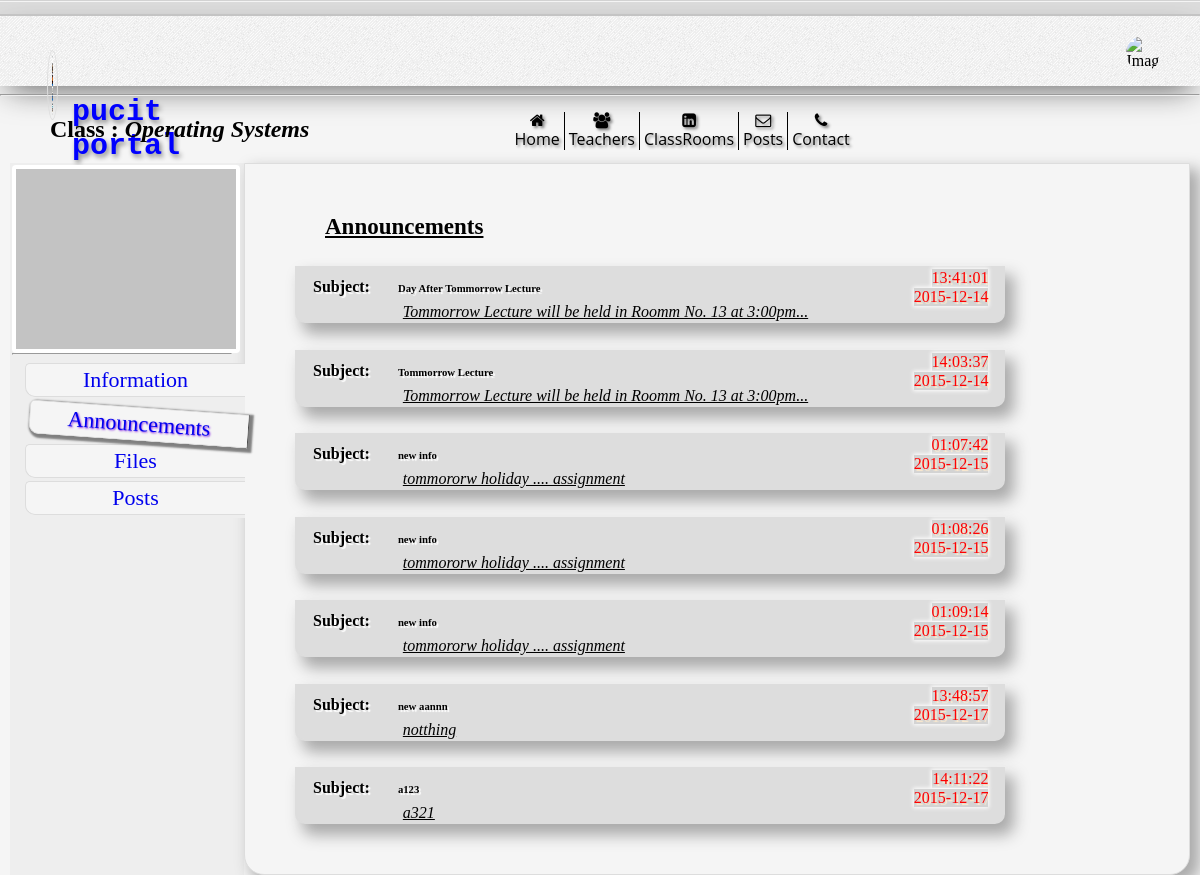
Screenshot of /PHP/Classrooms_HTML/ClassRooms_Announcements.php?class=1 with the database file from the repository.
### tables this page shows
CREATE TABLE `classes` (
  `classId` int(4) unsigned NOT NULL AUTO_INCREMENT,
  `teacherId` int(4) unsigned DEFAULT NULL,
  `courseId` int(4) unsigned DEFAULT NULL,
  `description` longtext,
  `courseOutline` longtext,
  `image` varchar(45) DEFAULT NULL,
  PRIMARY KEY (`classId`)
);

CREATE TABLE `courses` (
  `courseId` int(4) unsigned NOT NULL AUTO_INCREMENT,
  `courseName` varchar(50) DEFAULT NULL,
  `credits` int(1) DEFAULT NULL,
  `description` longtext,
  PRIMARY KEY (`courseId`)
);

CREATE TABLE `announcemnet` (
  `subject` varchar(45) DEFAULT NULL,
  `description` longtext,
  `time` datetime DEFAULT CURRENT_TIMESTAMP,
  `classId` int(4) unsigned DEFAULT NULL,
  `global` tinyint(1) NOT NULL DEFAULT '0'
);

### PHP/Classrooms_HTML/ClassRooms_Announcements.php (the view, shortened to what this page needs)
<?php
        include ('head.php');
        include ('../header.php');
        include ('classbodyhead.php');
        $class = $_REQUEST['class'];
?>
<?php $c=$_REQUEST['class']; ?>
<ul id="sub-nav" class="sub_child_content" style="min-width: 220px;position: relative;left: 13px;">
                        <li><a href=<?php echo '"ClassRooms_Info.php?class='.$c.'"' ?> >Information </a></li>
                        <li class="li_active"><a href=<?php echo '"ClassRooms_Announcements.php?class='.$c.'"' ?> >Announcements</a></li>
                        <li><a href=<?php echo '"ClassRooms_Files.php?class='.$c.'"' ?>>Files</a></li>
                        <li><a href=<?php echo '"ClassRooms_Posts.php?class='.$c.'"' ?>>Posts</a></li>
                    </ul>
                    </div>
<div id="Announcements" class="sub_child_content sub_main_content" >
    <h3>Announcements</h3>
    <div class="post_wrapper">
        <?php
        $sql = 'Select * from announcemnet where classId = '.$class.';';
        $res = $db->query($sql);
        while($row = $res->fetch(PDO::FETCH_ASSOC))
        {
            echo '<div class="post">
                <div class="post_header">
                    <div class="posted_by" style="text-shadow:2px 2px 1px white;">
                        &nbsp;&nbsp;&nbsp;
                        Subject: &nbsp;&nbsp;&nbsp;&nbsp;&nbsp;
                        <h6 style="display:inline;">'.$row['subject'].'</h6>
                    </div>
                    <div id="date-time">
                        <div class="time"> '.substr($row['time'],strpos($row['time'],' ')).' </div> <br>
                        <div class="date"> '.substr($row['time'],0,strpos($row['time'],' ')).' </div>
                    </div>
                </div>
                <div class="detail">'.$row['description'].'</div>
            </div>';
        }
?>
                        </div>
                    </div>
<?php
        include ('foot.php');
?>

### PHP/Classrooms_HTML/classbodyhead.php (shortened to what this page needs)
<hr style="margin-top:20px;">
        <div id="class-announcements-page">
            <div id="class-announcements-content">
                <h2>Class : <i>
                    <?php
        $sql = 'select c.courseName,c1.image from courses c,classes c1 where c.courseId = c1.courseId and classId ='.$_REQUEST['class'];
        $res = $db->query($sql);
        $row = $res->fetch(PDO::FETCH_ASSOC);
            echo $row['courseName'];
                    $img = '../'.$row['image'];
                    if((empty($img) == true) || (file_exists($img) == false))
                    {
                        $img = '../image/default.jpg';
                    }
                    ?>
                    </i></h2>
                <div id="sub-content">
                    <div id="class-announcements-sidebar" class="sub_child_content" style="border: 0px solid black;">
                        <div id="class-logo-announcements-content">
                            <img class=""  src=<?php echo $img; ?> alt="Image Not Found...." >
                        </div>
                        <hr/>

### PHP/css/style.css (style rules this page uses)
div,p { padding: 0px; border: 0px solid black; }
#class-announcements-sidebar { margin-left:50px; margin-right:20px; }
#class-announcements-content { margin-left:10px; margin-right:10px; }
#class-announcements-page { width: 100%; }
#class-logo-announcements-content { margin: auto; width: 220px; height: 180px; }
#class-announcements-content h2 { padding-left: 40px; }
#class-logo-announcements-content img { width: 100%; height: 100%; background-color: #fff; border-radius: 4px; padding: 4px; }
#sub-content #Announcements h3 { font-size: 23px; text-decoration: underline; margin-left: 30px; }
#sub-content #Announcements .detail { margin-left: 15%; font-style: italic; text-decoration: underline; margin-top: 1% }
.post_wrapper .post .post_header { display: table; width: 100%; margin-bottom: -10; }
.post_wrapper .post .post_header > * { display: table-cell; border: 0px solid black; }
#sub-content .sub_main_content .post_wrapper .post .post_header .posted_by { font-weight: bold; font-family: Verdana, Geneva, Times; vertical-align: middle; }
#sub-content .sub_main_content .post_wrapper .post .post_header #date-time { vertical-align: middle; text-align: end; padding-right: 2%; color: red; text-shadow: 2px 2px 1px blanchedalmond; }
#sub-content .sub_main_content .post_wrapper .post .post_header #date-time > * { background-color: lightgray; display: inline-block; box-shadow: .2px .2px 4px 1px white; margin-top: 1; }
#sub-content .sub_main_content .post_wrapper > * { margin-top: 3%; border: 2px solid #ddd; background-color: #ddd; width: 80%; box-shadow: 8px 10px 015px 1px darkgrey; border-bottom-left-radius: 10px; border-bottom-right-radius: 10px; }
#sub-content .sub_child_content { display: table-cell; clear: both; background-color: #EEEEEE; padding-right: 12px; padding-left: 2px; padding-top: 2px; }
#sub-content { display: table; -webkit-column-span: all; -webkit-column-count: 5; -webkit-column-rule: 2px dotted }
#sub-content .sub_main_content { min-height: 300px; width: 100%; background-color: whitesmoke; border: 1px solid #ddd; border-bottom-left-radius: 20px; border-bottom-right-radius: 20px; z-index: 0; padding-top: 50px; padding-left: 50px; padding-bottom: 50px; box-shadow: 8px 8px 15px 2px #aaa; margin-left: 3%; vertical-align: middle; -webkit-column-fill: 60%; }
#sub-content #sub-nav > * { padding: 3; font-size: 22px; border-top-left-radius: 5px; border-bottom-left-radius: 10px; border-bottom: 1px #ddd solid; border-left: 1px #ddd solid; border-top: 1px #ddd solid; background-color: #F5F5F5; z-index: 13; text-align: center; margin-bottom: 3px; }
#sub-content #sub-nav { margin-top: 30px; padding: 0; list-style: none; }
.li_active { position: relative; left: 4px; border: 1px solid #4c4c4c; box-shadow: 2px 2px 2px 2px grey; text-shadow: 1px 1px 2px blueviolet; transform: rotate(4deg); margin-top: 10px; }

### PHP/css/headr.css (style rules this page uses)
body { margin: 0; background-color: whitesmoke; }

### rows the page displays
classes: courseId.courseName "Operating Systems"
announcemnet: subject "Day After Tommorrow Lecture", time "13:41:01", time "2015-12-14", description "Tommorrow Lecture will be held in Roomm No. 13 at 3:00pm..."
announcemnet: subject "Tommorrow Lecture", time "14:03:37", time "2015-12-14", description "Tommorrow Lecture will be held in Roomm No. 13 at 3:00pm..."
announcemnet: subject "new info", time "01:07:42", time "2015-12-15", description "tommororw holiday .... assignment"
announcemnet: subject "new info", time "01:08:26", time "2015-12-15", description "tommororw holiday .... assignment"
announcemnet: subject "new info", time "01:09:14", time "2015-12-15", description "tommororw holiday .... assignment"
announcemnet: subject "new aannn", time "13:48:57", time "2015-12-17", description "notthing"
announcemnet: subject "a123", time "14:11:22", time "2015-12-17", description "a321"
